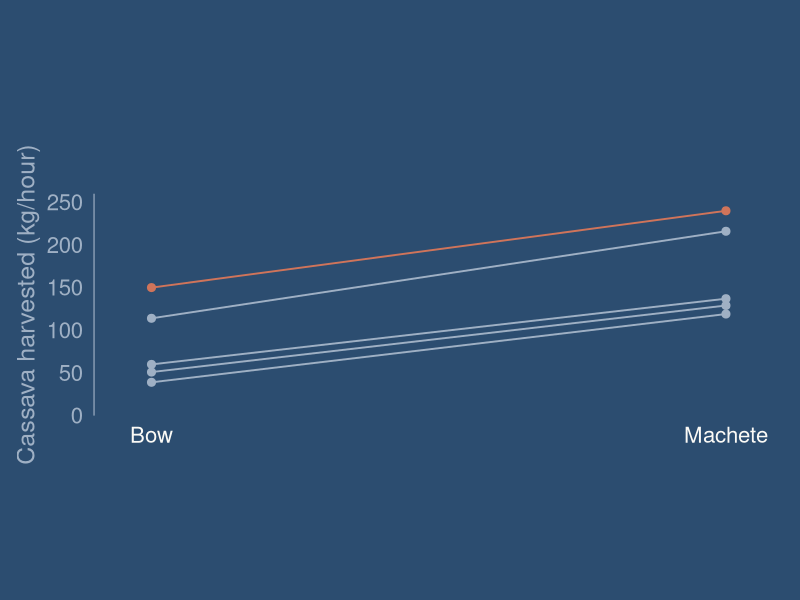
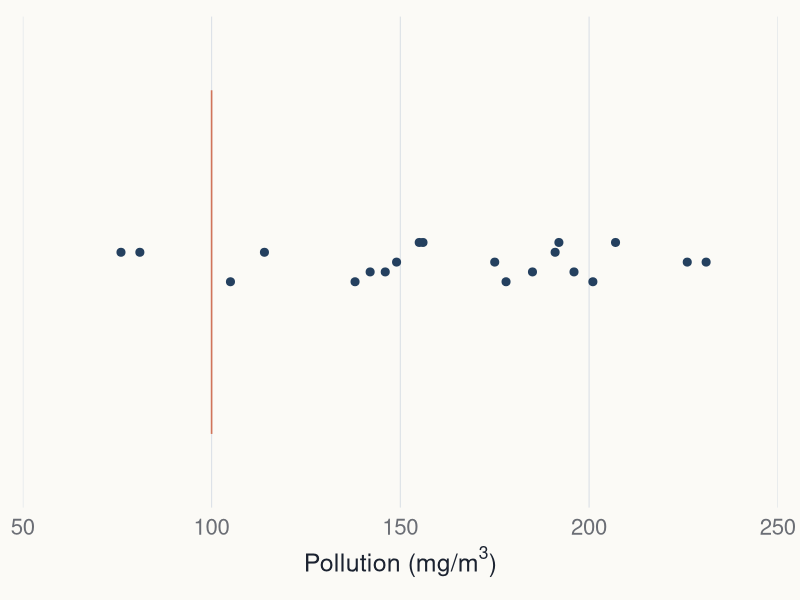
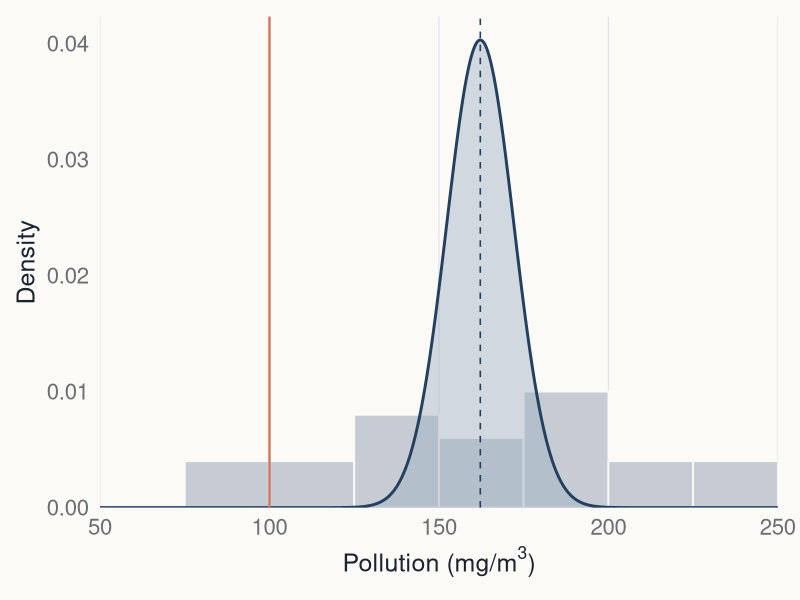
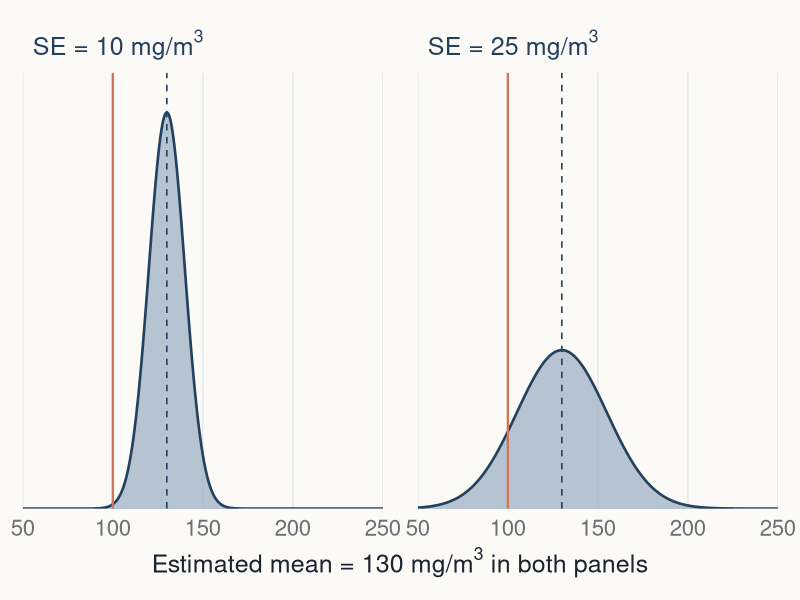
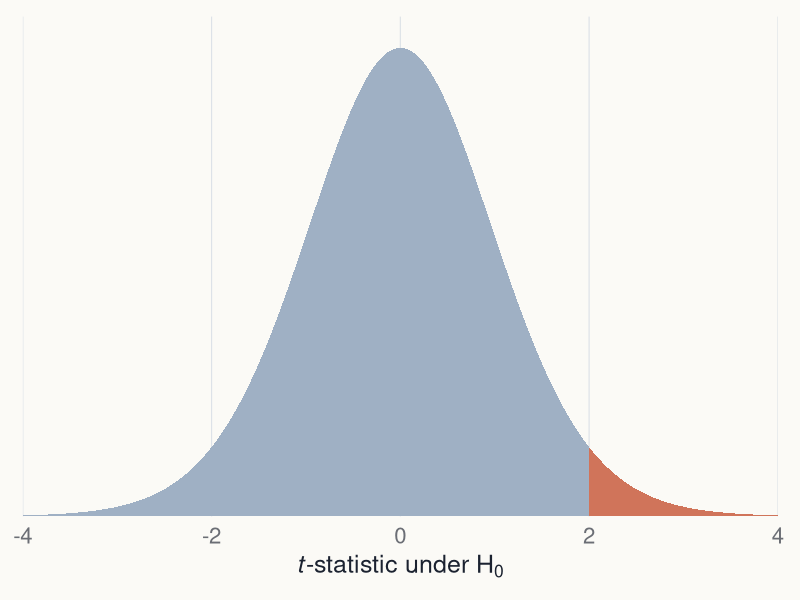
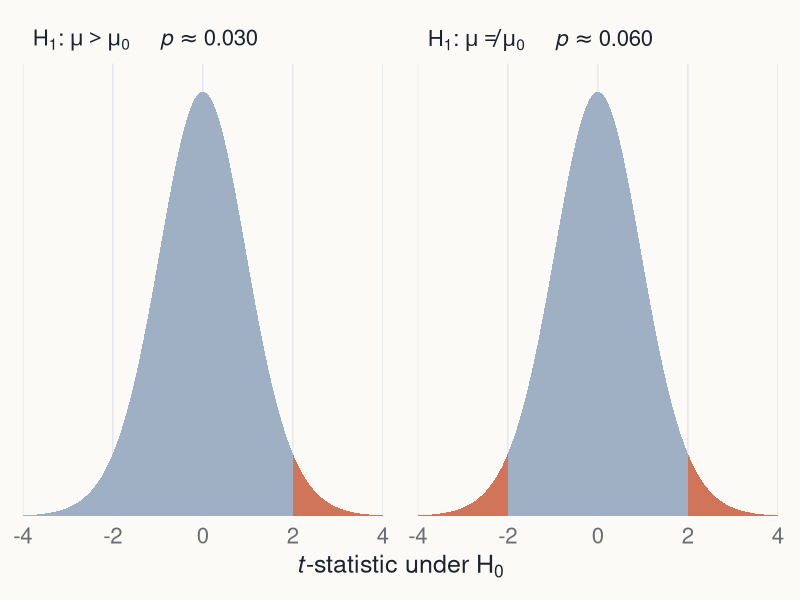
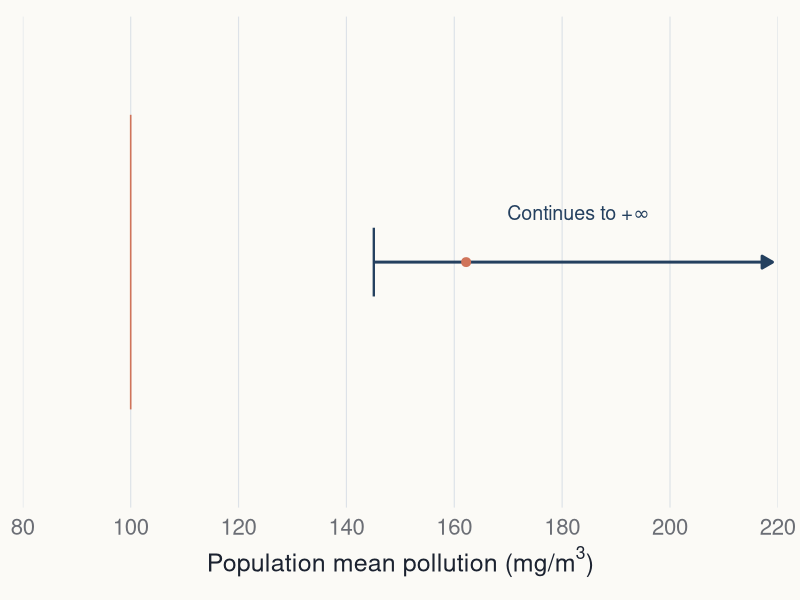
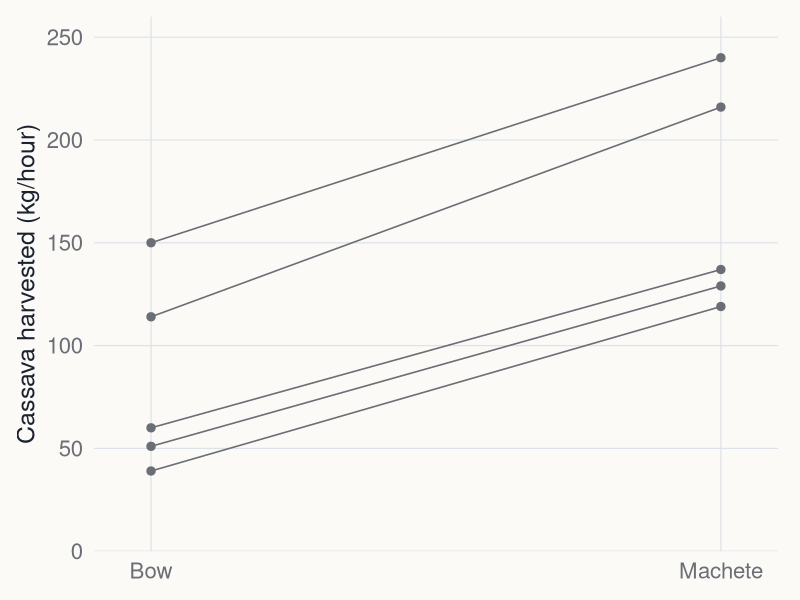

Reproduce these figures in R, in order.
# BB852 t-test lecture: R code for every statistical figure
# -----------------------------------------------------------
# Recreates the lecture's statistical figures in ggplot2, using the BB852
# theme shared with the other lecture_figures generators.
#
# Data source:
# https://jonesor.github.io/BB852_Book/t-test-comparing-two-means.html
# Reaction times: classData.csv, Year 2019, recorded Gender Female/Male.
# The data are typed in below so the script needs no external files.
#
# Run from the repository root:
# source("lecture_figures/t-tests/generate_figures.R")
#
# PNG files are written to lecture_figures/t-tests/output/<layout>/.
# Each ggplot object is also retained in the named list `plots`.
# Object and file names use the slide numbers of the current lecture deck
# (BB852_t_tests_Context_Data_Analysis), e.g. plots$slide_23_reaction_times.
#
# Labels use plotmath (e.g. m^3, H[0], mu) rather than typed Unicode symbols,
# so they render on any operating system and in any font.


# Load packages -----------------------------------------------------------

library(ggplot2)
library(ragg)


# Define the BB852 theme and export functions -----------------------------
# Palette and theme match lecture_figures/randomisation_tests.

bb852 <- list(
  bg       = "#FBFAF6",
  text     = "#1B2230",
  muted    = "#6B6E75",
  grid     = "#DDE2E8",
  axis     = "#BCC6D2",
  slate    = "#24405F",
  coral    = "#D0745A",
  teal     = "#2A7F76",
  grey     = "#6B6E75",
  light    = "#9FB0C4",
  panel    = "#EDEFF1",
  cover    = "#2C4D70"
)

available_fonts <- unique(systemfonts::system_fonts()$family)
bb852_font <- if ("Avenir Next" %in% available_fonts) {
  "Avenir Next"
} else {
  "Helvetica"
}

theme_bb852 <- function(
    base_size = 18,
    base_family = bb852_font
) {
  theme_minimal(
    base_size = base_size,
    base_family = base_family
  ) +
    theme(
      plot.background = element_rect(
        fill = bb852$bg, colour = NA
      ),
      panel.background = element_rect(
        fill = bb852$bg, colour = NA
      ),
      panel.grid.major = element_line(
        colour = bb852$grid, linewidth = 0.4
      ),
      panel.grid.minor = element_blank(),
      axis.title = element_text(
        colour = bb852$text, size = base_size
      ),
      axis.text = element_text(
        colour = bb852$muted, size = base_size - 2
      ),
      axis.ticks = element_blank(),
      legend.position = "none",
      strip.text = element_text(
        colour = bb852$text,
        size = base_size - 2,
        face = "bold",
        hjust = 0
      ),
      plot.title = element_blank(),
      plot.subtitle = element_blank(),
      plot.caption = element_blank(),
      plot.margin = margin(12, 16, 12, 12)
    )
}

# Horizontal displays without a meaningful y-axis.
no_y_axis <- function() {
  theme(
    axis.title.y = element_blank(),
    axis.text.y = element_blank(),
    panel.grid.major.y = element_blank()
  )
}

# Sizes (inches) match the figure placeholders in the BB852 slide theme.
bb852_sizes <- list(
  full     = c(11.73, 3.95),
  takeaway = c(7.40, 4.25),
  half     = c(5.57, 4.25),
  cover    = c(5.43, 7.50)
)

output_root <- file.path("lecture_figures", "t-tests", "output")

save_bb852 <- function(plot, filename, layout = "half", bg = bb852$bg) {
  size <- bb852_sizes[[layout]]
  if (is.null(size)) {
    stop(
      "layout must be one of: ",
      paste(names(bb852_sizes), collapse = ", ")
    )
  }
  output_directory <- file.path(output_root, layout)
  dir.create(output_directory, recursive = TRUE, showWarnings = FALSE)
  ggsave(
    file.path(output_directory, paste0(filename, ".png")),
    plot,
    width = size[1],
    height = size[2],
    units = "in",
    dpi = 300,
    device = ragg::agg_png,
    bg = bg
  )
  invisible(filename)
}


# Data ----------------------------------------------------------------------

pollution <- data.frame(mgm3 = c(
  105, 196, 226, 81, 156, 201, 142, 149, 191, 192,
  178, 185, 231, 76, 207, 138, 146, 175, 114, 155
))
# This is a hypothetical teaching threshold, not a regulatory standard.
threshold <- 100

wide <- data.frame(
  subjectID = 1:5,
  bow = c(39, 114, 150, 51, 60),
  machete = c(119, 216, 240, 129, 137)
)
wide$difference <- wide$machete - wide$bow
paired_long <- rbind(
  data.frame(subjectID = wide$subjectID, tool = "Bow", amount = wide$bow),
  data.frame(subjectID = wide$subjectID, tool = "Machete", amount = wide$machete)
)
paired_long$tool <- factor(paired_long$tool, levels = c("Bow", "Machete"))

female <- c(.2828, .3822, .259, .364, .3226, .306, .3, .294, .313,
            .28, .4022, .3968, .5738, .417, .273, .3314, .385, .388)
male <- c(.251, .31, .265, .2938, .258, .235, .2914, .2644,
          .37, .291, .44, .317, .3321, .368, .267)
reaction <- data.frame(
  Gender = factor(rep(c("Female", "Male"), c(length(female), length(male))),
                  levels = c("Female", "Male")),
  Reaction = c(female, male)
)

# Compute results directly rather than typing rounded values into figures.
pollution_test <- t.test(pollution$mgm3, mu = threshold, alternative = "greater")
paired_test <- t.test(wide$machete, wide$bow, paired = TRUE)
reaction_test <- t.test(Reaction ~ Gender, data = reaction, var.equal = FALSE)
mean_difference_ms <- unname(reaction_test$estimate[1] - reaction_test$estimate[2]) * 1000
reaction_ci_ms <- unname(reaction_test$conf.int) * 1000

plots <- list()


# Slide 1: title-slide chart --------------------------------------------------
# The full image fills the right-hand cover placeholder. The large top/bottom
# margins place the chart centrally, as in the PowerPoint.

cover_data <- paired_long
cover_data$highlight <- ifelse(cover_data$subjectID == 3, "highlight", "other")
plots$slide_01_cover <- ggplot(cover_data, aes(tool, amount, group = subjectID,
                                               colour = highlight)) +
  geom_line(linewidth = 0.65) +
  geom_point(size = 2.4) +
  scale_colour_manual(values = c(highlight = bb852$coral, other = bb852$light)) +
  scale_y_continuous(limits = c(0, 260), breaks = seq(0, 250, 50),
                     expand = expansion(mult = 0)) +
  scale_x_discrete(expand = expansion(add = 0.1)) +
  labs(x = NULL, y = "Cassava harvested (kg/hour)") +
  theme_bb852() +
  theme(
    plot.background = element_rect(fill = bb852$cover, colour = NA),
    panel.background = element_rect(fill = bb852$cover, colour = NA),
    panel.grid.major = element_blank(),
    axis.line.y = element_line(colour = bb852$light, linewidth = 0.4),
    axis.title = element_text(colour = bb852$light),
    axis.text.y = element_text(colour = bb852$light),
    axis.text.x = element_text(colour = bb852$bg),
    plot.margin = margin(140, 12, 110, 12)
  )


# Slide 6: raw pollution measurements ----------------------------------------
# Deterministic vertical offsets reproduce the presentation without random jitter.

pollution$offset <- .46 + ((seq_len(nrow(pollution)) - 1) %% 5) * .02
plots$slide_06_pollution <-ggplot(pollution, aes(mgm3, offset)) +
  annotate("segment", x = threshold, xend = threshold, y = .15, yend = .85,
           colour = bb852$coral, linewidth = .55) +
  geom_point(colour = bb852$slate, size = 2.4) +
  scale_x_continuous(limits = c(50, 250), breaks = seq(50, 250, 50),
                     expand = expansion(mult = 0)) +
  scale_y_continuous(limits = c(0, 1), expand = expansion(mult = 0)) +
  labs(x = expression("Pollution (mg/m"^3 * ")"), y = NULL) +
  theme_bb852() + no_y_axis()


# Slide 7: spread of the data versus uncertainty in the mean ------------------
# Grey bars: density-scaled histogram of the 20 measurements (variation among
# observations, SD). Blue curve: normal approximation to the sampling
# distribution of the mean, centred on the estimate with width SE. Both layers
# are densities so they share the y-axis. The curve is NOT a fit to the raw
# data and NOT the null distribution used for the test.

pollution_sd <- sd(pollution$mgm3)
pollution_se <- pollution_sd / sqrt(nrow(pollution))
pollution_xbar <- mean(pollution$mgm3)
x_grid <- seq(50, 250, by = .25)
se_curve <- data.frame(
  x = x_grid,
  density = dnorm(x_grid, mean = pollution_xbar, sd = pollution_se)
)
plots$slide_07_uncertainty_in_mean <- ggplot() +
  geom_histogram(
    data = pollution, aes(mgm3, after_stat(density)),
    breaks = seq(50, 250, 25), closed = "right",
    fill = "#C7CCD4", colour = bb852$bg, linewidth = .6
  ) +
  geom_area(data = se_curve, aes(x, density),
            fill = bb852$light, alpha = .45, colour = NA) +
  geom_line(data = se_curve, aes(x, density),
            colour = bb852$slate, linewidth = 1) +
  geom_vline(xintercept = threshold, colour = bb852$coral, linewidth = .8) +
  geom_vline(xintercept = pollution_xbar, colour = bb852$slate,
             linewidth = .55, linetype = "dashed") +
  scale_x_continuous(limits = c(50, 250), breaks = seq(50, 250, 50),
                     expand = expansion(mult = 0)) +
  scale_y_continuous(breaks = seq(0, .04, .01),
                     labels = function(z) sprintf("%.2f", z),
                     expand = expansion(mult = c(0, .05))) +
  labs(x = expression("Pollution (mg/m"^3 * ")"), y = "Density") +
  theme_bb852() +
  theme(panel.grid.major.y = element_blank())


# Slide 9: same estimated mean, different standard errors -------------------
# Hypothetical estimates (not the pollution data): mean 130 in both panels,
# SE 10 (left) and 25 (right). Signal 30, so signal/noise = 3 and 1.2.

same_mean <- 130
se_values <- c(10, 25)
se_labels <- sprintf('"SE = %d mg/m"^3', se_values)
se_panels <- do.call(rbind, lapply(seq_along(se_values), function(i) {
  data.frame(
    x = x_grid,
    density = dnorm(x_grid, mean = same_mean, sd = se_values[i]),
    panel = se_labels[i]
  )
}))
se_panels$panel <- factor(se_panels$panel, levels = se_labels)
plots$slide_09_same_mean_different_se <- ggplot(se_panels, aes(x, density)) +
  geom_area(fill = bb852$light, alpha = .75, colour = NA) +
  geom_line(colour = bb852$slate, linewidth = .9) +
  geom_vline(xintercept = threshold, colour = bb852$coral, linewidth = .8) +
  geom_vline(xintercept = same_mean, colour = bb852$slate,
             linewidth = .55, linetype = "dashed") +
  facet_wrap(~panel, nrow = 1, labeller = label_parsed) +
  scale_x_continuous(limits = c(50, 250), breaks = seq(50, 250, 50),
                     expand = expansion(mult = 0)) +
  scale_y_continuous(expand = expansion(mult = c(0, .1))) +
  labs(x = expression("Estimated mean = 130 mg/m"^3 * " in both panels"),
       y = NULL) +
  theme_bb852() + no_y_axis() +
  theme(
    strip.text = element_text(colour = bb852$slate, face = "plain",
                              size = 18, hjust = 0),
    panel.spacing = grid::unit(.35, "in")
  )


# Slides 11 and 12: null t-distributions -------------------------------------
# These figures illustrate t = 2 with 19 d.f., NOT the pollution t = 6.28.
# Using a fine grid gives smooth curves; shading counts the specified tail(s).

t_df <- 19
observed_t <- 2
t_grid <- seq(-4, 4, by = .005)
t_curve <- data.frame(t = t_grid, density = dt(t_grid, df = t_df))
p_one <- pt(observed_t, df = t_df, lower.tail = FALSE)
p_two <- 2 * pt(abs(observed_t), df = t_df, lower.tail = FALSE)

t_axis_label <- expression(italic(t) * "-statistic under " * H[0])

plot_t_tails <- function(two_sided = FALSE) {
  selected <- if (two_sided) abs(t_curve$t) >= observed_t else t_curve$t >= observed_t
  tails <- t_curve[selected, ]
  # Separate the left and right polygons so a two-sided fill does not bridge zero.
  tails$tail <- ifelse(tails$t < 0, "left", "right")
  ggplot(t_curve, aes(t, density)) +
    geom_area(fill = bb852$light, colour = NA) +
    geom_area(data = tails, aes(group = tail), fill = bb852$coral, colour = NA) +
    scale_x_continuous(limits = c(-4, 4), breaks = seq(-4, 4, 2),
                       expand = expansion(mult = 0)) +
    scale_y_continuous(limits = c(0, .42), expand = expansion(mult = 0)) +
    labs(x = t_axis_label, y = NULL) +
    theme_bb852() + no_y_axis()
}
plots$slide_11_null_distribution <- plot_t_tails()

# Both panels in a single wide image. Headings are plotmath strings built
# from the computed p-values.
panel_labels <- c(
  sprintf('H[1]*":"~mu > mu[0]~~~~~italic(p) %%~~%% "%.3f"', p_one),
  sprintf('H[1]*":"~mu != mu[0]~~~~~italic(p) %%~~%% "%.3f"', p_two)
)
two_panels <- rbind(
  transform(t_curve, panel = panel_labels[1]),
  transform(t_curve, panel = panel_labels[2])
)
two_panels$panel <- factor(two_panels$panel, levels = panel_labels)
shaded <- two_panels[
  (two_panels$panel == panel_labels[1] & two_panels$t >= observed_t) |
  (two_panels$panel == panel_labels[2] & abs(two_panels$t) >= observed_t), ]
shaded$tail <- ifelse(shaded$t < 0, "left", "right")
plots$slide_12_one_and_two_sided <-ggplot(two_panels, aes(t, density)) +
  geom_area(fill = bb852$light, colour = NA) +
  geom_area(data = shaded, aes(group = tail), fill = bb852$coral, colour = NA) +
  facet_wrap(~panel, nrow = 1, labeller = label_parsed) +
  scale_x_continuous(limits = c(-4, 4), breaks = seq(-4, 4, 2),
                     expand = expansion(mult = 0)) +
  scale_y_continuous(limits = c(0, .42), expand = expansion(mult = 0)) +
  labs(x = t_axis_label, y = NULL) +
  theme_bb852() + no_y_axis() +
  theme(panel.spacing = grid::unit(.35, "in"))


# Slide 14: one-sided lower confidence bound ---------------------------------
# The interval is [L, Inf). An arrowhead at the display limit signals that the
# interval has no finite upper end.

lower_bound <- unname(pollution_test$conf.int[1])
pollution_mean <- unname(pollution_test$estimate)
plots$slide_14_lower_bound <- ggplot() +
  annotate("segment", x = threshold, xend = threshold, y = .2, yend = .8,
           colour = bb852$coral, linewidth = .55) +
  annotate("segment", x = lower_bound, xend = 219, y = .5, yend = .5,
           colour = bb852$slate, linewidth = 1,
           arrow = grid::arrow(length = grid::unit(.12, "in"), type = "closed")) +
  annotate("segment", x = lower_bound, xend = lower_bound, y = .43, yend = .57,
           colour = bb852$slate, linewidth = .8) +
  annotate("point", x = pollution_mean, y = .5, colour = bb852$coral, size = 2.7) +
  annotate("text", x = 183, y = .6, label = '"Continues to +" * infinity',
           parse = TRUE, family = bb852_font, colour = bb852$slate, size = 5) +
  scale_x_continuous(limits = c(80, 220), breaks = seq(80, 220, 20),
                     expand = expansion(mult = 0)) +
  scale_y_continuous(limits = c(0, 1), expand = expansion(mult = 0)) +
  labs(x = expression("Population mean pollution (mg/m"^3 * ")"), y = NULL) +
  theme_bb852() + no_y_axis()


# Slide 17: paired tool-use measurements -------------------------------------

plots$slide_17_paired_measurements <- ggplot(
  paired_long, aes(tool, amount, group = subjectID)
) +
  geom_line(colour = bb852$grey, linewidth = .55) +
  geom_point(colour = bb852$grey, size = 2.5) +
  scale_x_discrete(expand = expansion(add = .1)) +
  scale_y_continuous(limits = c(0, 260), breaks = seq(0, 250, 50),
                     expand = expansion(mult = 0)) +
  labs(x = NULL, y = "Cassava harvested (kg/hour)") +
  theme_bb852()


# Slide 18: five independent within-person differences -----------------------
# Grey line: null value (difference = 0). Coral line: mean difference.

plots$slide_18_paired_differences <- ggplot(wide, aes(subjectID, difference)) +
  geom_hline(yintercept = 0, colour = bb852$grey, linewidth = .55) +
  geom_hline(yintercept = mean(wide$difference), colour = bb852$coral, linewidth = .55) +
  geom_point(colour = bb852$slate, size = 2.4) +
  scale_x_continuous(limits = c(1, 5), breaks = 1:5, expand = expansion(add = .3)) +
  # A small lower expansion keeps the zero line fully visible.
  scale_y_continuous(limits = c(0, 120), breaks = seq(0, 120, 20),
                     expand = expansion(add = c(2, 0))) +
  labs(x = "Participant", y = expression(Machete - "bow (kg/hour)")) +
  theme_bb852()


# Slide 23: independent reaction-time groups ---------------------------------
# Identical horizontal offsets to the slide, calculated separately per group.

reaction$x_position <- c(
  1 + (((seq_along(female) - 1) * 7) %% 11 - 5) * .018,
  2 + (((seq_along(male) - 1) * 7) %% 11 - 5) * .018
)
plots$slide_23_reaction_times <-ggplot(reaction, aes(x_position, Reaction, colour = Gender)) +
  geom_point(size = 2.4) +
  scale_colour_manual(values = c(Female = bb852$slate, Male = bb852$grey)) +
  scale_x_continuous(limits = c(.5, 2.5), breaks = c(1, 2), labels = c("Female", "Male"),
                     expand = expansion(mult = 0)) +
  scale_y_continuous(limits = c(.2, .65), breaks = seq(.2, .6, .1),
                     labels = function(z) sprintf("%.1f", z), expand = expansion(mult = 0)) +
  labs(x = NULL, y = "Reaction time (seconds)") +
  theme_bb852() +
  theme(panel.grid.major.x = element_blank())


# Slide 26: mean difference and two-sided 95% confidence interval --------------
# Difference is Female minus Male, matching the order in t.test(Reaction ~ Gender).

plots$slide_26_effect_and_ci <-ggplot() +
  annotate("segment", x = 0, xend = 0, y = .2, yend = .8,
           colour = bb852$grey, linewidth = .55) +
  annotate("segment", x = reaction_ci_ms[1], xend = reaction_ci_ms[2], y = .5, yend = .5,
           colour = bb852$slate, linewidth = 1) +
  annotate("segment", x = reaction_ci_ms, xend = reaction_ci_ms,
           y = .44, yend = .56, colour = bb852$slate, linewidth = .65) +
  annotate("point", x = mean_difference_ms, y = .5, colour = bb852$coral, size = 2.7) +
  scale_x_continuous(limits = c(-20, 100), breaks = seq(-20, 100, 20),
                     expand = expansion(mult = 0)) +
  scale_y_continuous(limits = c(0, 1), expand = expansion(mult = 0)) +
  labs(x = expression(Female - "male reaction time (milliseconds)"), y = NULL) +
  theme_bb852() + no_y_axis()


# Export every figure --------------------------------------------------------

layouts <- c(
  slide_01_cover = "cover",
  slide_06_pollution = "half",
  slide_07_uncertainty_in_mean = "half",
  slide_09_same_mean_different_se = "full",
  slide_11_null_distribution = "half",
  slide_12_one_and_two_sided = "full",
  slide_14_lower_bound = "half",
  slide_17_paired_measurements = "takeaway",
  slide_18_paired_differences = "half",
  slide_23_reaction_times = "half",
  slide_26_effect_and_ci = "half"
)
stopifnot(setequal(names(layouts), names(plots)))

for (name in names(plots)) {
  save_bb852(
    plots[[name]], name,
    layout = layouts[[name]],
    bg = if (layouts[[name]] == "cover") bb852$cover else bb852$bg
  )
}

message("Saved ", length(plots), " figures to: ", normalizePath(output_root))
